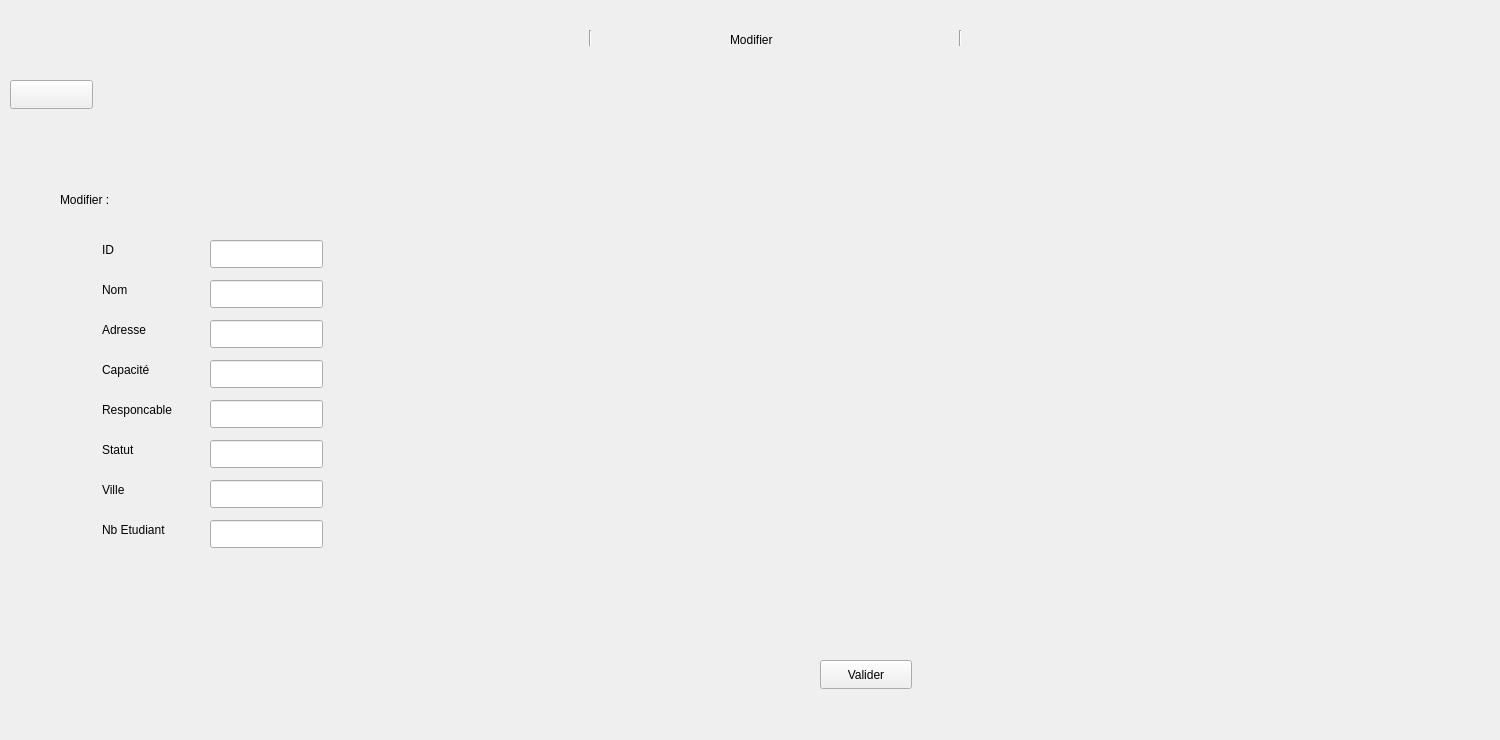
        <widget class="QWidget" name="page_9">
         <widget class="QFrame" name="frame_21">
          <property name="geometry">
           <rect>
            <x>0</x>
            <y>20</y>
            <width>1491</width>
            <height>711</height>
           </rect>
          </property>
          <property name="styleSheet">
           <string notr="true"/>
          </property>
          <property name="frameShape">
           <enum>QFrame::NoFrame</enum>
          </property>
          <widget class="QFrame" name="frame_22">
           <property name="geometry">
            <rect>
             <x>0</x>
             <y>0</y>
             <width>1491</width>
             <height>41</height>
            </rect>
           </property>
           <property name="styleSheet">
            <string notr="true"/>
           </property>
           <property name="frameShape">
            <enum>QFrame::NoFrame</enum>
           </property>
           <widget class="QLabel" name="label_61">
            <property name="geometry">
             <rect>
              <x>730</x>
              <y>10</y>
              <width>81</width>
              <height>20</height>
             </rect>
            </property>
            <property name="text">
             <string>Modifier</string>
            </property>
           </widget>
           <widget class="Line" name="line_10">
            <property name="geometry">
             <rect>
              <x>470</x>
              <y>10</y>
              <width>241</width>
              <height>16</height>
             </rect>
            </property>
            <property name="orientation">
             <enum>Qt::Vertical</enum>
            </property>
           </widget>
           <widget class="Line" name="line_11">
            <property name="geometry">
             <rect>
              <x>840</x>
              <y>10</y>
              <width>241</width>
              <height>16</height>
             </rect>
            </property>
            <property name="orientation">
             <enum>Qt::Vertical</enum>
            </property>
           </widget>
          </widget>
          <widget class="QStackedWidget" name="stackedWidget_5">
           <property name="geometry">
            <rect>
             <x>10</x>
             <y>50</y>
             <width>1461</width>
             <height>651</height>
            </rect>
           </property>
           <property name="currentIndex">
            <number>0</number>
           </property>
           <widget class="QWidget" name="page_11">
            <widget class="QLineEdit" name="lineEdit_21">
             <property name="geometry">
              <rect>
               <x>200</x>
               <y>410</y>
               <width>113</width>
               <height>28</height>
              </rect>
             </property>
             <property name="styleSheet">
              <string notr="true"/>
             </property>
            </widget>
            <widget class="QLabel" name="label_62">
             <property name="geometry">
              <rect>
               <x>92</x>
               <y>250</y>
               <width>91</width>
               <height>20</height>
              </rect>
             </property>
             <property name="text">
              <string>Adresse</string>
             </property>
            </widget>
            <widget class="QLabel" name="label_63">
             <property name="geometry">
              <rect>
               <x>92</x>
               <y>370</y>
               <width>91</width>
               <height>20</height>
              </rect>
             </property>
             <property name="text">
              <string>Statut</string>
             </property>
            </widget>
            <widget class="QLineEdit" name="lineEdit_22">
             <property name="geometry">
              <rect>
               <x>200</x>
               <y>450</y>
               <width>113</width>
               <height>28</height>
              </rect>
             </property>
             <property name="styleSheet">
              <string notr="true"/>
             </property>
            </widget>
            <widget class="QLineEdit" name="lineEdit_24">
             <property name="geometry">
              <rect>
               <x>200</x>
               <y>370</y>
               <width>113</width>
               <height>28</height>
              </rect>
             </property>
             <property name="styleSheet">
              <string notr="true"/>
             </property>
            </widget>
            <widget class="QLabel" name="label_64">
             <property name="geometry">
              <rect>
               <x>92</x>
               <y>330</y>
               <width>91</width>
               <height>20</height>
              </rect>
             </property>
             <property name="text">
              <string>Responcable</string>
             </property>
            </widget>
            <widget class="QLabel" name="label_65">
             <property name="geometry">
              <rect>
               <x>92</x>
               <y>210</y>
               <width>91</width>
               <height>20</height>
              </rect>
             </property>
             <property name="text">
              <string>Nom</string>
             </property>
            </widget>
            <widget class="QLineEdit" name="lineEdit_26">
             <property name="geometry">
              <rect>
               <x>200</x>
               <y>170</y>
               <width>113</width>
               <height>28</height>
              </rect>
             </property>
             <property name="styleSheet">
              <string notr="true"/>
             </property>
            </widget>
            <widget class="QLineEdit" name="lineEdit_27">
             <property name="geometry">
              <rect>
               <x>200</x>
               <y>210</y>
               <width>113</width>
               <height>28</height>
              </rect>
             </property>
             <property name="styleSheet">
              <string notr="true"/>
             </property>
            </widget>
            <widget class="QLineEdit" name="lineEdit_28">
             <property name="geometry">
              <rect>
               <x>200</x>
               <y>330</y>
               <width>113</width>
               <height>28</height>
              </rect>
             </property>
             <property name="styleSheet">
              <string notr="true"/>
             </property>
            </widget>
            <widget class="QLabel" name="label_66">
             <property name="geometry">
              <rect>
               <x>92</x>
               <y>450</y>
               <width>91</width>
               <height>20</height>
              </rect>
             </property>
             <property name="text">
              <string>Nb Etudiant</string>
             </property>
            </widget>
            <widget class="QLabel" name="label_67">
             <property name="geometry">
              <rect>
               <x>50</x>
               <y>120</y>
               <width>71</width>
               <height>20</height>
              </rect>
             </property>
             <property name="text">
              <string>Modifier :</string>
             </property>
            </widget>
            <widget class="QLabel" name="label_68">
             <property name="geometry">
              <rect>
               <x>92</x>
               <y>410</y>
               <width>91</width>
               <height>20</height>
              </rect>
             </property>
             <property name="text">
              <string>Ville</string>
             </property>
            </widget>
            <widget class="QLabel" name="label_69">
             <property name="geometry">
              <rect>
               <x>92</x>
               <y>290</y>
               <width>91</width>
               <height>20</height>
              </rect>
             </property>
             <property name="text">
              <string>Capacité</string>
             </property>
            </widget>
            <widget class="QLineEdit" name="lineEdit_29">
             <property name="geometry">
              <rect>
               <x>200</x>
               <y>250</y>
               <width>113</width>
               <height>28</height>
              </rect>
             </property>
             <property name="styleSheet">
              <string notr="true"/>
             </property>
            </widget>
            <widget class="QLabel" name="label_70">
             <property name="geometry">
              <rect>
               <x>92</x>
               <y>170</y>
               <width>91</width>
               <height>20</height>
              </rect>
             </property>
             <property name="text">
              <string>ID</string>
             </property>
            </widget>
            <widget class="QLineEdit" name="lineEdit_30">
             <property name="geometry">
              <rect>
               <x>200</x>
               <y>290</y>
               <width>113</width>
               <height>28</height>
              </rect>
             </property>
             <property name="styleSheet">
              <string notr="true"/>
             </property>
            </widget>
            <widget class="QPushButton" name="pushButton_49">
             <property name="geometry">
              <rect>
               <x>810</x>
               <y>590</y>
               <width>92</width>
               <height>29</height>
              </rect>
             </property>
             <property name="text">
              <string>Valider</string>
             </property>
            </widget>
            <widget class="QPushButton" name="pushButton_50">
             <property name="geometry">
              <rect>
               <x>0</x>
               <y>10</y>
               <width>83</width>
               <height>29</height>
              </rect>
             </property>
             <property name="text">
              <string/>
             </property>
             <property name="icon">
              <iconset theme="QIcon::ThemeIcon::EditUndo">
               <normaloff>../../../../GExamen/GExamen</normaloff>../../../../GExamen/GExamen</iconset>
             </property>
            </widget>
           </widget>
          </widget>
         </widget>
        </widget>
